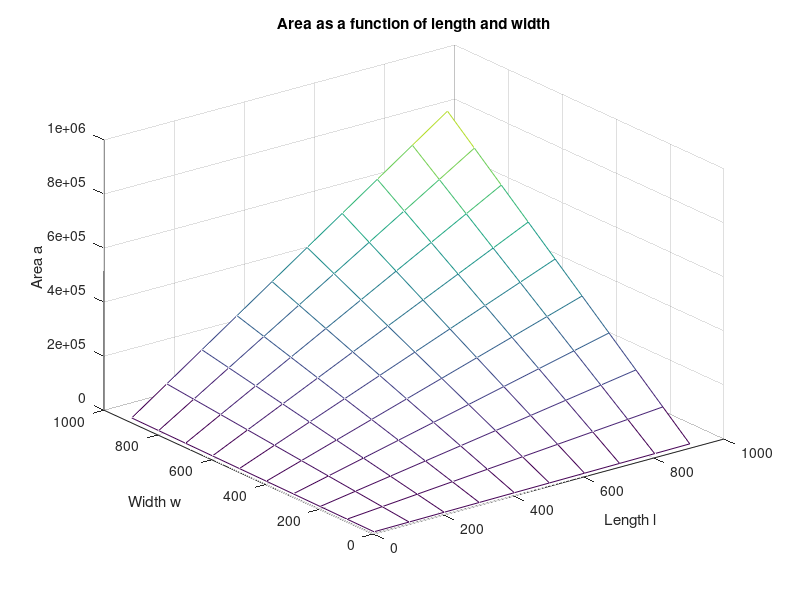

Write MATLAB code to recreate this figure.
% Stelios Topalidis
% AEM: 9613
% Exercise 4.2

clc;
clear;
close all;

% Uncertainty for the length (stdL) and the width (stdW) of the measurement
[stdL, stdW] = deal(5, 5); 

% length and width
[l, w] = deal(500, 300);

%% (a) Uncertainty of the measurement of the area, given length and width 
% a = l*w 
% By law of propagation of error we get:
% stdA^2 = (da/dl * stdL)^2 + (da/dw * stdW)^2
% So the area uncertainty (standard deviation of the area - stdA) equals:
stdA = sqrt((w * stdL)^2 + (l * stdW)^2); 
fprintf(['(a)\nFor (stdL, stdW, l, w) = (%.2f, %.2f, %d, %d):\n',...
    'stdA = %.2f\n\n'], stdL, stdW, l, w, stdA);

areaConst = 1000;
fprintf(['Lengths and widths deriving the same stdA:\n',...
    'Law of propagation of errors:\n',...
    'stdA^2 = (w * stdL)^2 + (l * stdW)^2, (1) for constant stdL, stdW\n',...
    'We want: \n',...
    'stdA^2 = c (2), where c = constant.\n',...
    '(1), (2) => w = sqrt((c - (l*stdW)^2)/stdL^2)) \n',...
    '=> (l, w) = (l, sqrt((c - (l*stdW)^2)/stdL^2))\n',...
    'is the required condition between l and w so that \n',...
    'stdA = constant\n\n']);

%% Example area uncertainty to derive lengths and widths for a specific 
%% desired uncertainty
% Set a value for the desiredAreaUncer such that:
% desiredAreaUncer^2 - (l*stdW)^2 > 0 is satisfied 
% (see w = sqrt((c - (l*stdW)^2)/stdL^2)) above)
% or else w will be negative which is not possible.
desiredAreaUncer = 3000;

fprintf(['Example:\nFor stdA = sqrt(c) = %d, \n',...
    'stdL =  %.2f, stdW = %.2f, l = %d \nthen the width must ',...
    'be such that: \n',...
    'w = sqrt((c - (l*stdW)^2)/stdL^2)) \n',...
    '=> w = %.2f\n\n'], desiredAreaUncer, stdL, stdW, l,...
     sqrt((desiredAreaUncer^2 - (l*stdW)^2)/stdL^2));


%% (b) 3D Plot the area of a rectangle as a function of length and width
% Make sure the ranges of length and width are positive 
[startVal, rangeStep, stopVal] = deal(10, 100, 1000);

[lRange, wRange] = deal(startVal:rangeStep:stopVal, startVal:rangeStep:...
    stopVal);
[l, w] = meshgrid(lRange, wRange);
a = l.*w;
figure(1);
mesh(l, w, a);
title('Area as a function of length and width');
xlabel('Length l');
ylabel('Width w');
zlabel('Area a');   